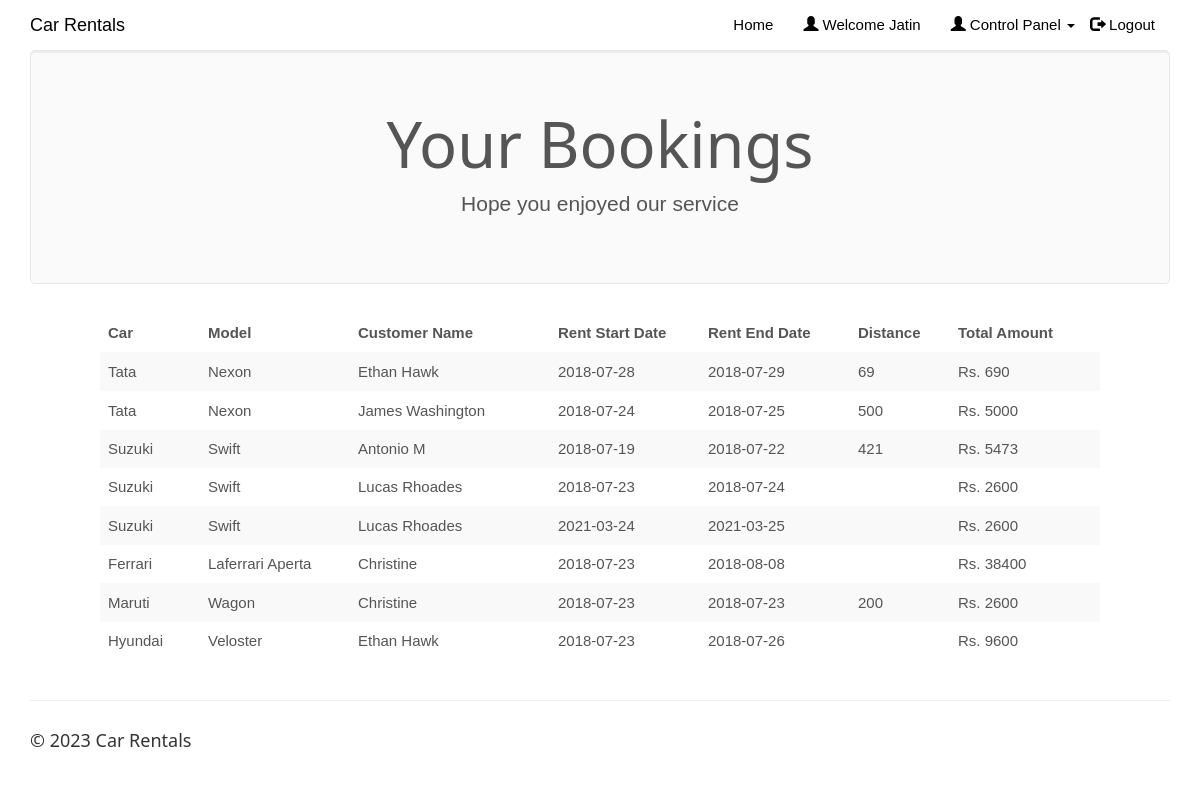
The page /clientview.php (signed in) on the database its author committed.
### tables this page shows
CREATE TABLE IF NOT EXISTS `rentedcars` (
  `id` int(100) NOT NULL,
  `customer_username` varchar(50) NOT NULL,
  `car_id` int(20) NOT NULL,
  `booking_date` date NOT NULL,
  `rent_start_date` date NOT NULL,
  `rent_end_date` date NOT NULL,
  `car_return_date` date DEFAULT NULL,
  `fare` double NOT NULL,
  `distance` double DEFAULT NULL,
  `no_of_days` int(50) DEFAULT NULL,
  `total_amount` double DEFAULT NULL,
  `return_status` varchar(10) NOT NULL
);

CREATE TABLE IF NOT EXISTS `cars` (
  `car_id` int(20) NOT NULL,
  `car_name` varchar(50) NOT NULL,
  `car_model` varchar(50) NOT NULL,
  `car_nameplate` varchar(50) NOT NULL,
  `car_img` varchar(50) DEFAULT 'NA',
  `price_per_day` float NOT NULL,
  `seating_capacity` int(2) NOT NULL,
  `car_availability` varchar(10) NOT NULL
);

CREATE TABLE IF NOT EXISTS `customers` (
  `customer_username` varchar(50) NOT NULL,
  `customer_name` varchar(50) NOT NULL,
  `customer_phone` varchar(15) NOT NULL,
  `customer_email` varchar(25) NOT NULL,
  `customer_address` varchar(50) NOT NULL,
  `customer_password` varchar(20) NOT NULL
);

### clientview.php (the view, shortened to what this page needs)
<!DOCTYPE html>
<html>
<?php
$conn = Connect();
?>
<head>
<link rel="stylesheet" href="assets/bootstrap/css/bootstrap.min.css">
<link rel="stylesheet" href="assets/fonts/font-awesome.min.css">
<link rel="stylesheet" href="assets/w3css/w3.css">
<link rel="stylesheet" type="text/css" href="assets/css/customerlogin.css">
<link rel="stylesheet" type="text/css" media="screen" href="assets/css/clientpage.css" />
</head>
<body id="page-top" data-spy="scroll" data-target=".navbar-fixed-top">
    <nav class="navbar navbar-custom navbar-fixed-top" role="navigation" style="color: black">
        <div class="container">
            <div class="navbar-header">
                <a class="navbar-brand page-scroll" href="index.php">
                   Car Rentals </a>
            </div>
            <?php
                if(isset($_SESSION['login_client'])){
            ?>
            <div class="collapse navbar-collapse navbar-right navbar-main-collapse">
                <ul class="nav navbar-nav">
                    <li>
                        <a href="index.php">Home</a>
                    </li>
                    <li>
                        <a href="#"><span class="glyphicon glyphicon-user"></span> Welcome <?php echo $_SESSION['login_client']; ?></a>
                    </li>
                    <li>
                    <ul class="nav navbar-nav navbar-right">
            <li><a href="#" class="dropdown-toggle active" data-toggle="dropdown" role="button" aria-haspopup="true" aria-expanded="false"><span class="glyphicon glyphicon-user"></span> Control Panel <span class="caret"></span> </a>
            </li>
          </ul>
                    </li>
                    <li>
                        <a href="logout.php"><span class="glyphicon glyphicon-log-out"></span> Logout</a>
                    </li>
                </ul>
            </div>
            <?php
                }
                ?>
        </div>
    </nav>
<?php $login_client = $_SESSION['login_client'];
    $sql1 = "SELECT * FROM rentedcars rc, clientcars cc, customers c, cars WHERE cc.client_username = '$login_client' AND cc.car_id = rc.car_id AND rc.return_status = 'R' AND c.customer_username = rc.customer_username AND cc.car_id = cars.car_id";
    $result1 = $conn->query($sql1);
    if (mysqli_num_rows($result1) > 0) {
?>
<div class="container">
      <div class="jumbotron">
        <h1 class="text-center">Your Bookings</h1>
        <p class="text-center"> Hope you enjoyed our service </p>
      </div>
    </div>
    <div class="table-responsive" style="padding-left: 100px; padding-right: 100px;" >
<table class="table table-striped">
  <thead class="thead-dark">
<tr>
<th width="10%">Car</th>
<th width="15%">Model</th>
<th width="20%">Customer Name</th>
<th width="15%">Rent Start Date</th>
<th width="15%">Rent End Date</th>
<th width="10%">Distance</th>
<th width="15%">Total Amount</th>
</tr>
</thead>
<?php
        while($row = mysqli_fetch_assoc($result1)) {
?>
<tr>
<td><?php echo $row["car_name"]; ?></td>
<td><?php echo $row["car_model"]; ?></td>
<td><?php echo $row["customer_name"]; ?></td>
<td><?php echo $row["rent_start_date"] ?></td>
<td><?php echo $row["rent_end_date"]; ?></td>
<td><?php echo $row["distance"]; ?></td>
<td>Rs. <?php echo $row["total_amount"]; ?></td>
</tr>
<?php        } ?>
                </table>
                </div>
            <?php
        } ?>
</body>
<footer class="site-footer">
        <div class="container">
            <hr>
            <div class="row">
                <div class="col-sm-6">
                    <h5>© <?php echo date("Y"); ?> Car Rentals</h5>
                </div>
            </div>
        </div>
    </footer>
</html>

### assets/w3css/w3.css (style rules this page uses)
*,*:before,*:after { box-sizing:inherit }
html { -ms-text-size-adjust:100%;-webkit-text-size-adjust:100% }
body { margin:0 }
article,aside,details,figcaption,figure,footer,header,main,menu,nav,section,summary { display:block }
a { background-color:transparent;-webkit-text-decoration-skip:objects }
hr { box-sizing:content-box;height:0;overflow:visible }
html,body { font-family:Verdana,sans-serif;font-size:15px;line-height:1.5 }
html { overflow-x:hidden }
h1 { font-size:36px }
h5 { font-size:18px }
h1,h2,h3,h4,h5,h6 { font-family:"Segoe UI",Arial,sans-serif;font-weight:400;margin:10px 0 }
hr { border:0;border-top:1px solid #eee;margin:20px 0 }
a { color:inherit }

### assets/css/customerlogin.css (style rules this page uses)
body, html { height: 100%; }
body { padding-top: 50px; background-size: 100%; }
footer { display: block; }

### rows shown on the page
rentedcars: car.car_name "Tata", car.car_model "Nexon", customer_username.customer_name "Ethan Hawk", rent_start_date "2018-07-28", rent_end_date "2018-07-29", distance "69", total_amount "690"
rentedcars: car.car_name "Tata", car.car_model "Nexon", customer_username.customer_name "James Washington", rent_start_date "2018-07-24", rent_end_date "2018-07-25", distance "500", total_amount "5000"
rentedcars: car.car_name "Suzuki", car.car_model "Swift", customer_username.customer_name "Antonio M", rent_start_date "2018-07-19", rent_end_date "2018-07-22", distance "421", total_amount "5473"
rentedcars: car.car_name "Suzuki", car.car_model "Swift", customer_username.customer_name "Lucas Rhoades", rent_start_date "2018-07-23", rent_end_date "2018-07-24", total_amount "2600"
rentedcars: car.car_name "Suzuki", car.car_model "Swift", customer_username.customer_name "Lucas Rhoades", rent_start_date "2021-03-24", rent_end_date "2021-03-25", total_amount "2600"
rentedcars: car.car_name "Ferrari", car.car_model "Laferrari Aperta", customer_username.customer_name "Christine", rent_start_date "2018-07-23", rent_end_date "2018-08-08", total_amount "38400"
rentedcars: car.car_name "Maruti", car.car_model "Wagon", customer_username.customer_name "Christine", rent_start_date "2018-07-23", rent_end_date "2018-07-23", distance "200", total_amount "2600"
rentedcars: car.car_name "Hyundai", car.car_model "Veloster", customer_username.customer_name "Ethan Hawk", rent_start_date "2018-07-23", rent_end_date "2018-07-26", total_amount "9600"

### other values the page prints
$_SESSION['login_client'] "Jatin"
